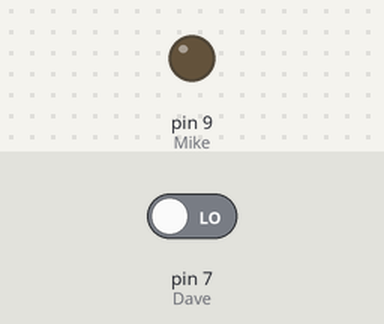
Simulated run of this sketch. Board: Arduino Uno, built with avr-gcc and run on an emulated ATmega328P. On the bench: output pins drawn as LEDs (lit = HIGH). The test bench sets the inputs (shaded band); at power-on: pin 7 (Dave) LOW.

Above: at 1.2 s.
1.3 s: pin 7 (Dave) driven HIGH
At 1.46 s:
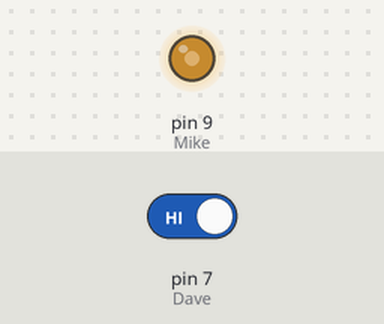
At 2.06 s:
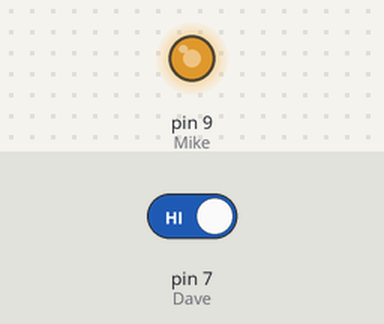
Timing chart, 0 to 10.3 s (numbered marks = the images above; inputs shaded):
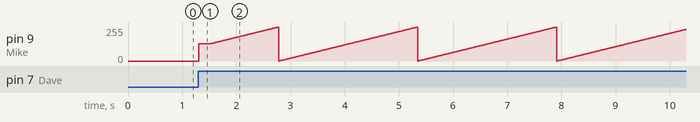

Measured:
- after the input at 1.3 s, pin 9 (Mike): ramps from 0/255 to 255/255 and jumps back, once every 2.6 s

The sketch:

Part_A.ino
```cpp
const int Mike = 9; //This is Mike. He works for Dave
const int Dave = 7; // THis is Dave, he tells Mike what to do
int val = 0; //this is the place where Dave puts his notes
int old_val = 0; // this is the outdated copy of Dave's notes
int state = 0; // This is where Mike is currently
int work = 128; // Stores the brightness value


unsigned long start = 0; // when did Mike start
//unsure what unsigned long means. Probably something related to holding an integer's duration


void setup() {
pinMode(Mike, OUTPUT); // tell Arduino LED is an output pinMode(BUTTON, INPUT); // and BUTTON is an input
}
void loop() {
val = digitalRead(Dave); //here is where Dave says wether or not he wants work done.

if ((val == HIGH) && (old_val == LOW)) { //if Dave's notes are inconsistent with the old copies, AND he wants work done
state = 1 - state; //then go do some work, Mike

start = millis(); // this thing, the millis thing, is calling the Arduino clock thing.

delay(10);
}

if ((val == HIGH) && (old_val == HIGH)) { //if Dave's notes are consistent, the work needs to change

if (state == 1 && (millis() - start) > 200) {
work++; // add to work by one. More effective than work = work + 1;

delay(10); //keeps pace slower, i guess. it works anyways.

if (work > 255) {
work = 0; //if there was too much work (or we just maxed the number for arduno), work resets and gets done again
} }

}
old_val = val; //finally here is where Dave's notes get updated, and the program runs again, creating
//consistency or inconsistency. Depends really.
if (state == 1) {
analogWrite(Mike, work); //this is where we tell mike to do work.

}else{ }
}
```
